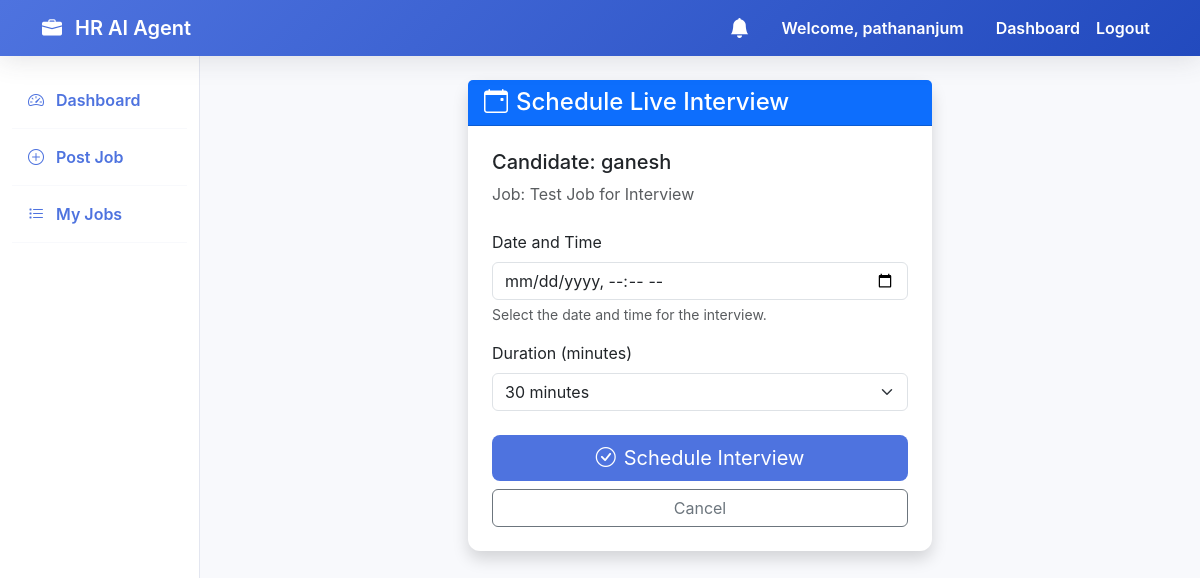
/interviews/schedule-live/5/ (signed in), run on the app's committed database.
### accounts/models.py (models this page shows, shortened)
class User(AbstractUser):
    ROLE_CHOICES = (
        ('hr', 'HR (Recruiter)'),
        ('candidate', 'Candidate (Student/Job Seeker)'),
    )
    role = models.CharField(max_length=20, choices=ROLE_CHOICES, default='candidate')
    phone = models.CharField(max_length=15, blank=True, null=True)
    organization_name = models.CharField(max_length=255, blank=True, null=True, help_text="Required for HR role")
    profile_picture = models.ImageField(upload_to='profile_pics/', blank=True, null=True)

### jobs/models.py (models this page shows, shortened)
class Application(models.Model):
    STATUS_CHOICES = (
        ('applied', 'Applied'),
        ('shortlisted', 'Shortlisted'),
        ('rejected', 'Rejected'),
        ('interview', 'Interview'),
    )
    job = models.ForeignKey(Job, on_delete=models.CASCADE, related_name='applications')
    candidate = models.ForeignKey(settings.AUTH_USER_MODEL, on_delete=models.CASCADE, related_name='job_applications')
    resume = models.ForeignKey(Resume, on_delete=models.SET_NULL, null=True)
    match_score = models.FloatField(default=0.0)
    ai_feedback = models.TextField(blank=True, null=True)
    skills_matched = models.TextField(blank=True, null=True)
    missing_skills = models.TextField(blank=True, null=True)
    improvement_suggestions = models.TextField(blank=True, null=True)
    status = models.CharField(max_length=20, choices=STATUS_CHOICES, default='applied')
    applied_at = models.DateTimeField(auto_now_add=True)

class Job(models.Model):
    hr = models.ForeignKey(settings.AUTH_USER_MODEL, on_delete=models.CASCADE, related_name='posted_jobs')
    title = models.CharField(max_length=255)
    description = models.TextField()
    skills_required = models.TextField(help_text="Comma separated skills")
    experience_required = models.CharField(max_length=100)
    location = models.CharField(max_length=255)
    created_at = models.DateTimeField(auto_now_add=True)

### interviews/views.py (the view, shortened to what this page needs)
# urls.py: path('schedule-live/<int:application_id>/', views.schedule_live_interview, name='schedule_live_interview'),
@login_required
def schedule_live_interview(request, application_id):
    if request.user.role != 'hr':
        messages.error(request, "Only HR can schedule interviews.")
        return redirect('dashboard')
    application = get_object_or_404(Application, id=application_id)
    if application.job.hr != request.user:
         messages.error(request, "You are not authorized to view this application.")
         return redirect('hr_jobs')
    return render(request, 'interviews/live_schedule.html', {'application': application})

### interviews/context_processors.py (called while the page is built)
def unread_notifications(request):
    if request.user.is_authenticated:
        count = Notification.objects.filter(recipient=request.user, is_read=False).count()
        return {'unread_notifications_count': count}
    return {'unread_notifications_count': 0}

### templates/interviews/live_schedule.html (shortened to what this page needs)
{% extends 'base.html' %}
{% block content %}
<div class="row justify-content-center">
    <div class="col-md-8 col-lg-6">
        <div class="card shadow">
            <div class="card-header bg-primary text-white">
                <h4 class="mb-0"><i class="bi bi-calendar-event me-2"></i>Schedule Live Interview</h4>
            </div>
            <div class="card-body p-4">
                <div class="mb-4">
                    <h5>Candidate: {{ application.candidate.get_full_name|default:application.candidate.username }}</h5>
                    <p class="text-muted">Job: {{ application.job.title }}</p>
                </div>
                <form method="post">
                    <div class="mb-3">
                        <label for="scheduled_at" class="form-label">Date and Time</label>
                        <input type="datetime-local" class="form-control" id="scheduled_at" name="scheduled_at"
                            required>
                        <div class="form-text">Select the date and time for the interview.</div>
                    </div>
                    <div class="mb-4">
                        <label for="duration" class="form-label">Duration (minutes)</label>
                        <select class="form-select" id="duration" name="duration">
                            <option value="30" selected>30 minutes</option>
                        </select>
                    </div>
                    <div class="d-grid gap-2">
                        <button type="submit" class="btn btn-primary btn-lg">
                            <i class="bi bi-check-circle me-2"></i>Schedule Interview
                        </button>
                        <a href="{% url 'application_detail' application.id %}"
                            class="btn btn-outline-secondary">Cancel</a>
                    </div>
                </form>
            </div>
        </div>
    </div>
</div>
{% endblock %}

### templates/base.html (shortened to what this page needs)
<!DOCTYPE html>
<html lang="en">
<head>
    <link href="https://cdn.jsdelivr.net/npm/bootstrap@5.3.0/dist/css/bootstrap.min.css" rel="stylesheet">
    <link rel="stylesheet" href="https://cdn.jsdelivr.net/npm/bootstrap-icons@1.10.5/font/bootstrap-icons.css">
</head>
<body>
    <nav class="navbar navbar-expand-lg sticky-top">
        <div class="container">
            <a class="navbar-brand" href="{% url 'home' %}">
                <i class="bi bi-briefcase-fill me-2"></i> HR AI Agent
            </a>
            <div class="collapse navbar-collapse" id="navbarNav">
                <ul class="navbar-nav ms-auto">
                    {% if user.is_authenticated %}
                    <li class="nav-item me-3 d-flex align-items-center">
                        <a href="{% url 'dashboard' %}" class="nav-link position-relative py-0">
                            <i class="bi bi-bell-fill fs-5"></i>
                        </a>
                    </li>
                    <li class="nav-link text-white me-3">Welcome, {{ user.username }}</li>
                    <li class="nav-item">
                        <a class="nav-link" href="{% url 'dashboard' %}">Dashboard</a>
                    </li>
                    <li class="nav-item">
                        <form action="{% url 'logout' %}" method="post" class="d-inline">
                            <button type="submit" class="nav-link btn btn-link"
                                style="text-decoration: none;">Logout</button>
                        </form>
                    </li>
                    {% endif %}
                </ul>
            </div>
        </div>
    </nav>
    <div class="container-fluid">
        <div class="row">
            {% if user.is_authenticated %}
            <nav class="col-md-3 col-lg-2 d-md-block sidebar collapse">
                <div class="position-sticky pt-3">
                    <ul class="nav flex-column">
                        <li class="nav-item">
                            <a class="nav-link active" href="{% url 'dashboard' %}">
                                <i class="bi bi-speedometer2 me-2"></i> Dashboard
                            </a>
                        </li>
                        {% if user.role == 'hr' %}
                        <li class="nav-item">
                            <a class="nav-link" href="{% url 'post_job' %}">
                                <i class="bi bi-plus-circle me-2"></i> Post Job
                            </a>
                        </li>
                        <li class="nav-item">
                            <a class="nav-link" href="{% url 'hr_jobs' %}">
                                <i class="bi bi-list-task me-2"></i> My Jobs
                            </a>
                        </li>
                        {% endif %}
                    </ul>
                </div>
            </nav>
            <main class="col-md-9 ms-sm-auto col-lg-10 px-md-4 py-4">
                {% block content %}{% endblock %}
            </main>
            {% endif %}
        </div>
    </div>
</body>
</html>

### templates/base.html (style rules this page uses)
:root { --primary-color: #4e73df; --secondary-color: #858796; --success-color: #1cc88a; --info-color: #36b9cc; --warning-color: #f6c23e; --danger-color: #e74a3b; --dark-bg: #f8f9fc; }
body { font-family: 'Inter', -apple-system, BlinkMacSystemFont, "Segoe UI", Roboto, "Helvetica Neue", Arial, sans-serif; background-color: var(--dark-bg); color: #5a5c69; }
.navbar { background: linear-gradient(135deg, #4e73df 0%, #224abe 100%); box-shadow: 0 0.15rem 1.75rem 0 rgba(58, 59, 69, 0.15); }
.navbar-brand, .nav-link { color: white !important; font-weight: 600; }
.card { border: none; border-radius: 0.75rem; box-shadow: 0 0.15rem 1.75rem 0 rgba(58, 59, 69, 0.15); transition: transform 0.2s; }
.btn-primary { background-color: var(--primary-color); border: none; border-radius: 0.5rem; padding: 0.5rem 1.5rem; }
.sidebar { min-height: 100vh; background: white; border-right: 1px solid #e3e6f0; }
.sidebar .nav-link { color: #4e73df !important; padding: 1rem; border-bottom: 1px solid #f8f9fc; }

### data on the page
User: username "pathananjum"
Application: candidate.get_full_name "ganesh", job "Test Job for Interview"
